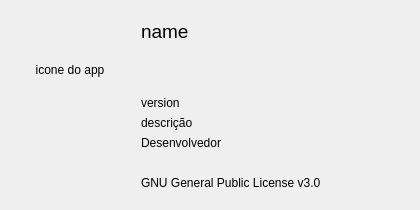
<?xml version="1.0" encoding="UTF-8"?>
<ui version="4.0">
 <class>Form</class>
 <widget class="QWidget" name="Form">
  <property name="windowModality">
   <enum>Qt::ApplicationModal</enum>
  </property>
  <property name="geometry">
   <rect>
    <x>0</x>
    <y>0</y>
    <width>420</width>
    <height>210</height>
   </rect>
  </property>
  <property name="minimumSize">
   <size>
    <width>420</width>
    <height>210</height>
   </size>
  </property>
  <property name="maximumSize">
   <size>
    <width>420</width>
    <height>210</height>
   </size>
  </property>
  <property name="windowTitle">
   <string>About Zapzap</string>
  </property>
  <layout class="QVBoxLayout" name="verticalLayout_3">
   <property name="leftMargin">
    <number>20</number>
   </property>
   <property name="topMargin">
    <number>20</number>
   </property>
   <property name="rightMargin">
    <number>20</number>
   </property>
   <property name="bottomMargin">
    <number>20</number>
   </property>
   <item>
    <layout class="QHBoxLayout" name="horizontalLayout_2">
     <item>
      <layout class="QVBoxLayout" name="verticalLayout_2">
       <item>
        <widget class="QLabel" name="icon">
         <property name="sizePolicy">
          <sizepolicy hsizetype="Preferred" vsizetype="Preferred">
           <horstretch>0</horstretch>
           <verstretch>0</verstretch>
          </sizepolicy>
         </property>
         <property name="minimumSize">
          <size>
           <width>100</width>
           <height>100</height>
          </size>
         </property>
         <property name="maximumSize">
          <size>
           <width>100</width>
           <height>100</height>
          </size>
         </property>
         <property name="frameShape">
          <enum>QFrame::NoFrame</enum>
         </property>
         <property name="text">
          <string>icone do app</string>
         </property>
         <property name="scaledContents">
          <bool>false</bool>
         </property>
         <property name="alignment">
          <set>Qt::AlignCenter</set>
         </property>
        </widget>
       </item>
       <item>
        <spacer name="verticalSpacer">
         <property name="orientation">
          <enum>Qt::Vertical</enum>
         </property>
         <property name="sizeHint" stdset="0">
          <size>
           <width>20</width>
           <height>40</height>
          </size>
         </property>
        </spacer>
       </item>
      </layout>
     </item>
     <item>
      <layout class="QVBoxLayout" name="verticalLayout">
       <property name="leftMargin">
        <number>15</number>
       </property>
       <item>
        <widget class="QLabel" name="name">
         <property name="font">
          <font>
           <pointsize>14</pointsize>
          </font>
         </property>
         <property name="text">
          <string>name</string>
         </property>
        </widget>
       </item>
       <item>
        <spacer name="verticalSpacer_2">
         <property name="orientation">
          <enum>Qt::Vertical</enum>
         </property>
         <property name="sizeHint" stdset="0">
          <size>
           <width>20</width>
           <height>40</height>
          </size>
         </property>
        </spacer>
       </item>
       <item>
        <widget class="QLabel" name="version">
         <property name="text">
          <string>version</string>
         </property>
         <property name="alignment">
          <set>Qt::AlignLeading|Qt::AlignLeft|Qt::AlignVCenter</set>
         </property>
        </widget>
       </item>
       <item>
        <widget class="QLabel" name="description_app">
         <property name="text">
          <string>descrição</string>
         </property>
         <property name="alignment">
          <set>Qt::AlignLeading|Qt::AlignLeft|Qt::AlignVCenter</set>
         </property>
        </widget>
       </item>
       <item>
        <widget class="QLabel" name="developer">
         <property name="text">
          <string>Desenvolvedor</string>
         </property>
         <property name="alignment">
          <set>Qt::AlignLeading|Qt::AlignLeft|Qt::AlignVCenter</set>
         </property>
        </widget>
       </item>
       <item>
        <spacer name="verticalSpacer_3">
         <property name="orientation">
          <enum>Qt::Vertical</enum>
         </property>
         <property name="sizeType">
          <enum>QSizePolicy::Fixed</enum>
         </property>
         <property name="sizeHint" stdset="0">
          <size>
           <width>20</width>
           <height>20</height>
          </size>
         </property>
        </spacer>
       </item>
       <item>
        <widget class="QLabel" name="license">
         <property name="text">
          <string>GNU General Public License v3.0</string>
         </property>
         <property name="alignment">
          <set>Qt::AlignLeading|Qt::AlignLeft|Qt::AlignVCenter</set>
         </property>
        </widget>
       </item>
      </layout>
     </item>
    </layout>
   </item>
  </layout>
 </widget>
 <resources/>
 <connections/>
</ui>
